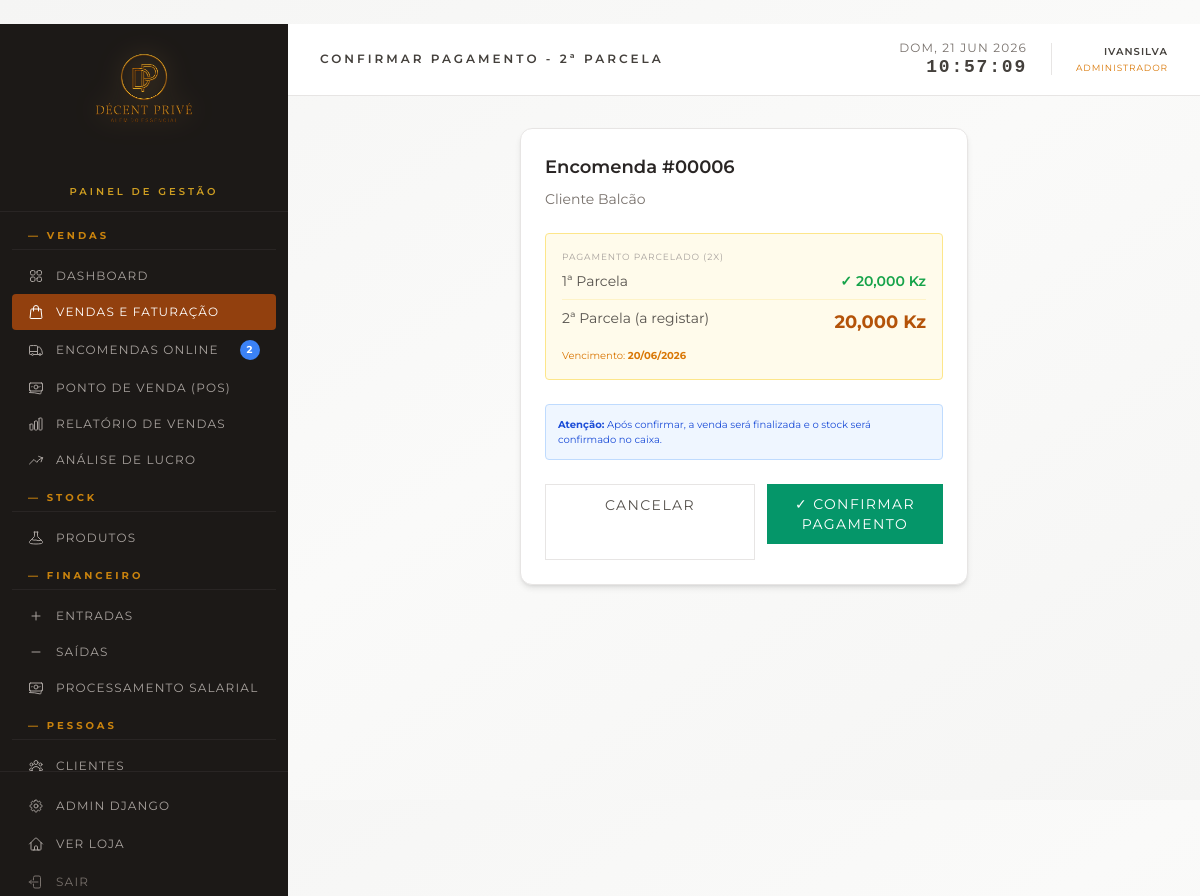
/gestao/vendas/6/pagamento-parcela2/ (signed in), run on the app's committed database.
### loja/models.py (models this page shows, shortened)
class Encomenda(models.Model):
    PAGAMENTO_CHOICES = [
        ('avista', 'À Vista'),
        ('parcelado', 'Parcelado (2x)')
    ]
    ORIGEM_CHOICES = [
        ('balcao', 'Balcão'),
        ('online', 'Online')
    ]
    forma_pagamento = models.CharField(
        max_length=20,
        choices=PAGAMENTO_CHOICES,
        default='avista',
        verbose_name='Forma de Pagamento'
    )
    valor_parcela1 = models.DecimalField(
        max_digits=10, decimal_places=2, null=True, blank=True,
        verbose_name='Valor 1ª Parcela',
        help_text='Primeira parcela (mínimo 50% do total)'
    )
    valor_parcela2 = models.DecimalField(
        max_digits=10, decimal_places=2, null=True, blank=True,
        verbose_name='Valor 2ª Parcela'
    )
    parcela1_paga = models.BooleanField(default=False, verbose_name='1ª Parcela Paga')
    parcela2_paga = models.BooleanField(default=False, verbose_name='2ª Parcela Paga')
    data_proxima_parcela = models.DateField(
        null=True, blank=True,
        verbose_name='Data da Próxima Parcela',
        help_text='Data prevista para o pagamento da próxima parcela'
    )
    STATUS_CHOICES = [
        ('em_curso', 'Em Curso'),
        ('finalizada', 'Finalizada'),
        ('cancelada', 'Cancelada'),
    ]
    nome_cliente = models.CharField(max_length=200)
    telefone = models.CharField(max_length=30)
    email = models.EmailField(blank=True)
    morada = models.TextField(blank=True)
    status = models.CharField(max_length=20, choices=STATUS_CHOICES, default='em_curso')
    origem = models.CharField(
        max_length=20, choices=ORIGEM_CHOICES, default='balcao',
        verbose_name='Origem da Encomenda',
        help_text='Indica se a venda foi feita no balcão ou online'
    )
    vendido_por = models.ForeignKey(
        User, on_delete=models.SET_NULL, null=True, blank=True,
        related_name='vendas', verbose_name='Vendido por'
    )
    notas = models.TextField(blank=True)
    motivo_cancelamento = models.TextField(
        blank=True, null=True,
        verbose_name='Motivo do Cancelamento',
        help_text='Explicação do motivo do cancelamento da venda'
    )
    criado_em = models.DateTimeField(auto_now_add=True)
    atualizado_em = models.DateTimeField(auto_now=True)
    class Meta:
        verbose_name = 'Encomenda'
        verbose_name_plural = 'Encomendas'
        ordering = ['-criado_em']
    def total(self):
        return sum(item.subtotal() for item in self.itens.all())
    total.short_description = 'Total (Kz)'

### loja/views.py (the view, shortened to what this page needs)
# urls.py: path('gestao/vendas/<int:pk>/pagamento-parcela2/', views.gestao_registar_pagamento_parcela2, name='gestao_registar_pagamento_parcela2'),
@staff_member_required(login_url='/gestao/login/')
def gestao_registar_pagamento_parcela2(request, pk):
    encomenda = get_object_or_404(Encomenda, pk=pk)
    if encomenda.forma_pagamento != 'parcelado':
        messages.error(request, 'Esta encomenda não é parcelada.')
        return redirect('gestao_venda_detalhe', pk=pk)
    if encomenda.parcela2_paga:
        messages.warning(request, 'A 2ª parcela já foi registada anteriormente.')
        return redirect('gestao_fatura', pk=pk)
    if encomenda.status == 'cancelada':
        messages.error(request, 'Não é possível registar pagamento de uma encomenda cancelada.')
        return redirect('gestao_vendas')
    return render(request, 'gestao/confirmar_pagamento_parcela2.html', {
        'active_page': 'vendas',
        'encomenda': encomenda,
    })

### loja/templates/gestao/confirmar_pagamento_parcela2.html (shortened to what this page needs)
{% extends 'gestao/base.html' %}
{% load humanize %}
{% block page_title %}Confirmar Pagamento - 2ª Parcela{% endblock %}
{% block content %}
<div class="max-w-md mx-auto bg-white border border-stone-200 rounded-xl shadow-md p-6">
    <div class="mb-6">
        <h2 class="text-lg font-semibold text-stone-800 mb-2">Encomenda #{{ encomenda.pk|stringformat:"05d" }}</h2>
        <p class="text-sm text-stone-500">{{ encomenda.nome_cliente }}</p>
    </div>
    <div class="bg-amber-50 border border-amber-200 rounded p-4 mb-6">
        <div class="mb-3">
            <p class="text-[9px] uppercase tracking-widest text-stone-400 mb-2">Pagamento Parcelado (2x)</p>
            <div class="space-y-2">
                <div class="flex justify-between">
                    <span class="text-sm text-stone-600">1ª Parcela</span>
                    <span class="text-sm font-semibold text-green-600">✓ {{ encomenda.valor_parcela1|floatformat:0|intcomma }} Kz</span>
                </div>
                <div class="flex justify-between border-t border-amber-100 pt-2">
                    <span class="text-sm text-stone-600">2ª Parcela (a registar)</span>
                    <span class="text-lg font-bold text-amber-700">{{ encomenda.valor_parcela2|floatformat:0|intcomma }} Kz</span>
                </div>
            </div>
        </div>
        {% if encomenda.data_proxima_parcela %}
        <p class="text-[10px] text-amber-600 mt-2">Vencimento: <strong>{{ encomenda.data_proxima_parcela|date:"d/m/Y" }}</strong></p>
        {% endif %}
    </div>
    <div class="mb-6 p-3 bg-blue-50 border border-blue-200 rounded text-[10px] text-blue-700">
        <strong>Atenção:</strong> Após confirmar, a venda será finalizada e o stock será confirmado no caixa.
    </div>
    <div class="flex gap-3">
        <a href="{% url 'gestao_fatura' encomenda.pk %}"
           class="flex-1 text-center px-4 py-2.5 border border-stone-200 text-stone-600 hover:text-stone-800 text-sm uppercase tracking-widest transition-colors">
            Cancelar
        </a>
        <form method="POST" class="flex-1">
            <button type="submit" class="w-full px-4 py-2.5 bg-emerald-600 hover:bg-emerald-700 text-white text-sm uppercase tracking-widest transition-colors">
                ✓ Confirmar Pagamento
            </button>
        </form>
    </div>
</div>
{% endblock %}

### loja/templates/gestao/base.html (shortened to what this page needs)
﻿<!DOCTYPE html>
<html lang="pt">
<head>
    {% load static %}
    <script src="https://cdn.tailwindcss.com"></script>
</head>
<body class="bg-gradient-to-br from-stone-100 via-stone-50 to-stone-100 overflow-hidden h-screen">
{% load static %}
<div class="flex h-screen">
    <aside class="w-72 bg-stone-900 flex flex-col flex-shrink-0">
        <div class="px-2 pb-2 border-b border-stone-800 flex flex-col items-center">
              <img src="{% static 'loja/images/logo2.png' %}" alt="Décent Privé"
                  class="w-56 h-56 object-contain -mt-10 -mb-6 drop-shadow-[0_0_14px_rgba(217,161,79,0.45)]">
            <p class="text-amber-400/80 text-[10px] uppercase tracking-[0.3em] font-semibold pb-1">Painel de Gestão</p>
        </div>
        <nav class="flex-1 py-3 px-3 overflow-y-auto space-y-3 sidebar-nav">
            <div>
                <p class="px-4 mb-2 mt-1 text-[10px] uppercase tracking-[0.3em] text-amber-500/80 font-bold border-b border-stone-800 pb-1.5">— Vendas</p>
                <a href="{% url 'gestao_dashboard' %}"
                   class="flex items-center gap-3 px-4 py-2.5 rounded text-xs uppercase tracking-widest transition-colors duration-150
                          {% if active_page == 'dashboard' %}bg-amber-800 text-white{% else %}text-stone-400 hover:bg-stone-800 hover:text-white{% endif %}">
                    Dashboard
                </a>
                <a href="{% url 'gestao_vendas' %}"
                   class="flex items-center gap-3 px-4 py-2.5 rounded text-xs uppercase tracking-widest transition-colors duration-150
                          {% if active_page == 'vendas' %}bg-amber-800 text-white{% else %}text-stone-400 hover:bg-stone-800 hover:text-white{% endif %}">
                    Vendas e Faturação
                </a>
                <a href="{% url 'gestao_encomendas' %}"
                   class="flex items-center gap-3 px-4 py-2.5 rounded text-xs uppercase tracking-widest transition-colors duration-150
                          {% if active_page == 'encomendas' %}bg-amber-800 text-white{% else %}text-stone-400 hover:bg-stone-800 hover:text-white{% endif %}">
                    <span class="flex-1">Encomendas Online</span>
                    {% if pedidos_online_pendentes %}
                    <span class="ml-auto inline-flex items-center justify-center min-w-[20px] h-5 px-1.5 text-[10px] font-bold rounded-full bg-blue-500 text-white animate-pulse"
                          title="{{ pedidos_online_pendentes }} encomenda{{ pedidos_online_pendentes|pluralize:'s' }} pendente{{ pedidos_online_pendentes|pluralize:'s' }}">
                        {{ pedidos_online_pendentes }}
                    </span>
                    {% endif %}
                </a>
                <a href="{% url 'gestao_caixa' %}"
                   class="flex items-center gap-3 px-4 py-2.5 rounded text-xs uppercase tracking-widest transition-colors duration-150
                          {% if active_page == 'caixa' %}bg-amber-800 text-white{% else %}text-stone-400 hover:bg-stone-800 hover:text-white{% endif %}">
                    Ponto de Venda (POS)
                </a>
                {% if not is_operador %}
                <a href="{% url 'gestao_relatorio' %}"
                   class="flex items-center gap-3 px-4 py-2.5 rounded text-xs uppercase tracking-widest transition-colors duration-150
                          {% if active_page == 'relatorio' %}bg-amber-800 text-white{% else %}text-stone-400 hover:bg-stone-800 hover:text-white{% endif %}">
                    Relatório de Vendas
                </a>
                <a href="{% url 'gestao_lucro' %}"
                   class="flex items-center gap-3 px-4 py-2.5 rounded text-xs uppercase tracking-widest transition-colors duration-150
                          {% if active_page == 'lucro' %}bg-amber-800 text-white{% else %}text-stone-400 hover:bg-stone-800 hover:text-white{% endif %}">
                    <svg class="w-4 h-4 flex-shrink-0" fill="none" viewBox="0 0 24 24" stroke="currentColor" stroke-width="1.5">
                        <path stroke-linecap="round" stroke-linejoin="round" d="M2.25 18 9 11.25l4.306 4.306a11.95 11.95 0 0 1 5.814-5.518l2.74-1.22m0 0-5.94-2.281m5.94 2.28-2.28 5.941"/>
                    </svg>
                    Análise de Lucro
                </a>
                {% endif %}
            </div>
            <div>
                <p class="px-4 mb-2 mt-1 text-[10px] uppercase tracking-[0.3em] text-amber-500/80 font-bold border-b border-stone-800 pb-1.5">— Stock</p>
                <a href="{% url 'gestao_produtos' %}"
                   class="flex items-center gap-3 px-4 py-2.5 rounded text-xs uppercase tracking-widest transition-colors duration-150
                          {% if active_page == 'produtos' %}bg-amber-800 text-white{% else %}text-stone-400 hover:bg-stone-800 hover:text-white{% endif %}">
                    Produtos
                </a>
            </div>
            {% if not is_operador %}
            <div>
                <p class="px-4 mb-2 mt-1 text-[10px] uppercase tracking-[0.3em] text-amber-500/80 font-bold border-b border-stone-800 pb-1.5">— Financeiro</p>
                <a href="{% url 'gestao_caixa_entrada' %}"
                   class="flex items-center gap-3 px-4 py-2.5 rounded text-xs uppercase tracking-widest transition-colors duration-150
                          {% if active_page == 'financeiro_entrada' %}bg-amber-800 text-white{% else %}text-stone-400 hover:bg-stone-800 hover:text-white{% endif %}">
                    <svg class="w-4 h-4 flex-shrink-0" fill="none" viewBox="0 0 24 24" stroke="currentColor" stroke-width="1.5">
                        <path stroke-linecap="round" stroke-linejoin="round" d="M12 6v12m6-6H6"/>
                    </svg>
                    Entradas
                </a>
                <a href="{% url 'gestao_caixa_saida' %}"
                   class="flex items-center gap-3 px-4 py-2.5 rounded text-xs uppercase tracking-widest transition-colors duration-150
                          {% if active_page == 'financeiro_saida' %}bg-amber-800 text-white{% else %}text-stone-400 hover:bg-stone-800 hover:text-white{% endif %}">
                    <svg class="w-4 h-4 flex-shrink-0" fill="none" viewBox="0 0 24 24" stroke="currentColor" stroke-width="1.5">
                        <path stroke-linecap="round" stroke-linejoin="round" d="M18 12H6"/>
                    </svg>
                    Saídas
                </a>
                <a href="{% url 'gestao_salarios' %}"
                   class="flex items-center gap-3 px-4 py-2.5 rounded text-xs uppercase tracking-widest transition-colors duration-150
                          {% if active_page == 'salarios' %}bg-amber-800 text-white{% else %}text-stone-400 hover:bg-stone-800 hover:text-white{% endif %}">
                    Processamento Salarial
                </a>
            </div>
            {% endif %}
            <div>
                <p class="px-4 mb-2 mt-1 text-[10px] uppercase tracking-[0.3em] text-amber-500/80 font-bold border-b border-stone-800 pb-1.5">— Pessoas</p>
                <a href="{% url 'gestao_clientes' %}"
                   class="flex items-center gap-3 px-4 py-2.5 rounded text-xs uppercase tracking-widest transition-colors duration-150
                          {% if active_page == 'clientes' %}bg-amber-800 text-white{% else %}text-stone-400 hover:bg-stone-800 hover:text-white{% endif %}">
                    Clientes
                </a>
            </div>
        </nav>
        <div class="px-3 pb-5 border-t border-stone-800 pt-4 space-y-0.5">
            {% if is_admin_user %}
            <a href="/gestao/admin/" target="_blank"
               class="flex items-center gap-3 px-4 py-2.5 rounded text-xs uppercase tracking-widest text-stone-400 hover:bg-stone-800 hover:text-white transition-colors duration-150">
                Admin Django
            </a>
            {% endif %}
            <a href="{% url 'home' %}" target="_blank"
               class="flex items-center gap-3 px-4 py-2.5 rounded text-xs uppercase tracking-widest text-stone-400 hover:bg-stone-800 hover:text-white transition-colors duration-150">
                Ver Loja
            </a>
            <a href="{% url 'gestao_logout' %}"
               class="flex items-center gap-3 px-4 py-2.5 rounded text-xs uppercase tracking-widest text-stone-500 hover:bg-stone-800 hover:text-white transition-colors duration-150">
                Sair
            </a>
        </div>
    </aside>
    <div class="flex-1 flex flex-col overflow-hidden">
        <header class="bg-white border-b border-stone-200 px-8 py-4 flex items-center justify-between flex-shrink-0">
            <h1 class="text-xs font-semibold text-stone-700 uppercase tracking-[0.25em]">{% block page_title %}Dashboard{% endblock %}</h1>
            <div class="flex items-center gap-6">
                <div class="text-right">
                    <p id="clock-date" class="text-xs text-stone-500 uppercase tracking-widest"></p>
                    <p id="clock-time" class="text-lg font-bold text-stone-700 tracking-widest font-mono leading-tight"></p>
                </div>
                <div class="text-right">
                    <p class="text-[10px] text-stone-700 uppercase tracking-widest font-semibold">{{ request.user.username }}</p>
                    <p class="text-[9px] uppercase tracking-widest mt-0.5
                       {% if request.user.is_superuser %}text-amber-600{% elif request.user.is_staff %}text-sky-600{% else %}text-stone-400{% endif %}">
                        {% if request.user.is_superuser %}Administrador{% elif request.user.is_staff %}Gerente{% else %}Operador{% endif %}
                    </p>
                </div>
            </div>
        </header>
        <main class="flex-1 overflow-y-auto p-8">
            {% block content %}{% endblock %}
        </main>
    </div>
</div>
{% load static %}
</body>
</html>

### data on the page
Encomenda: pk "00006", nome_cliente "Cliente Balcão", valor_parcela1 "20,000", valor_parcela2 "20,000", data_proxima_parcela "20/06/2026"

### other printed values
{{ pedidos_online_pendentes }} "2"
{{ request.user.username }} "IVANSILVA"
